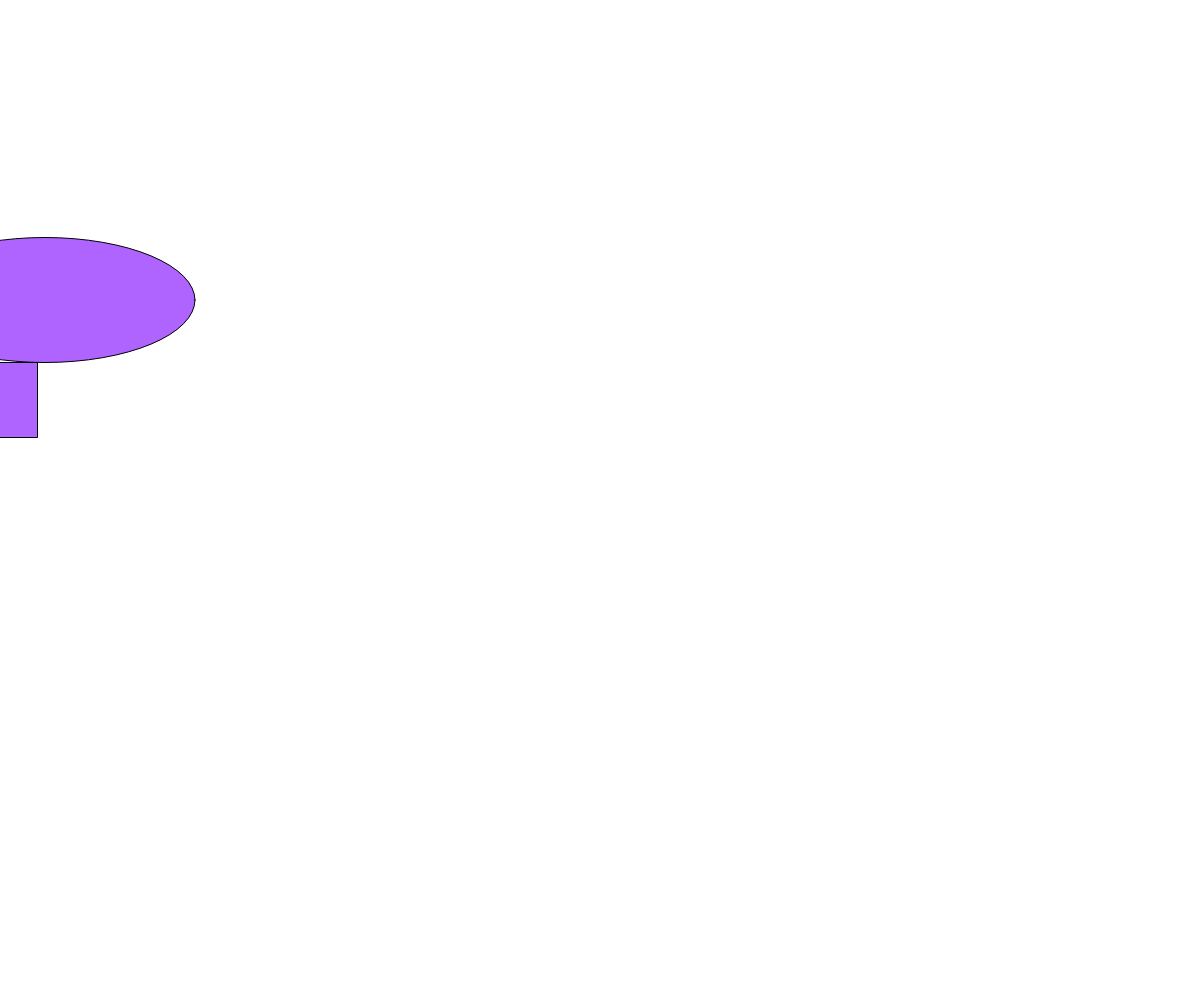
Frame 1 (no input)
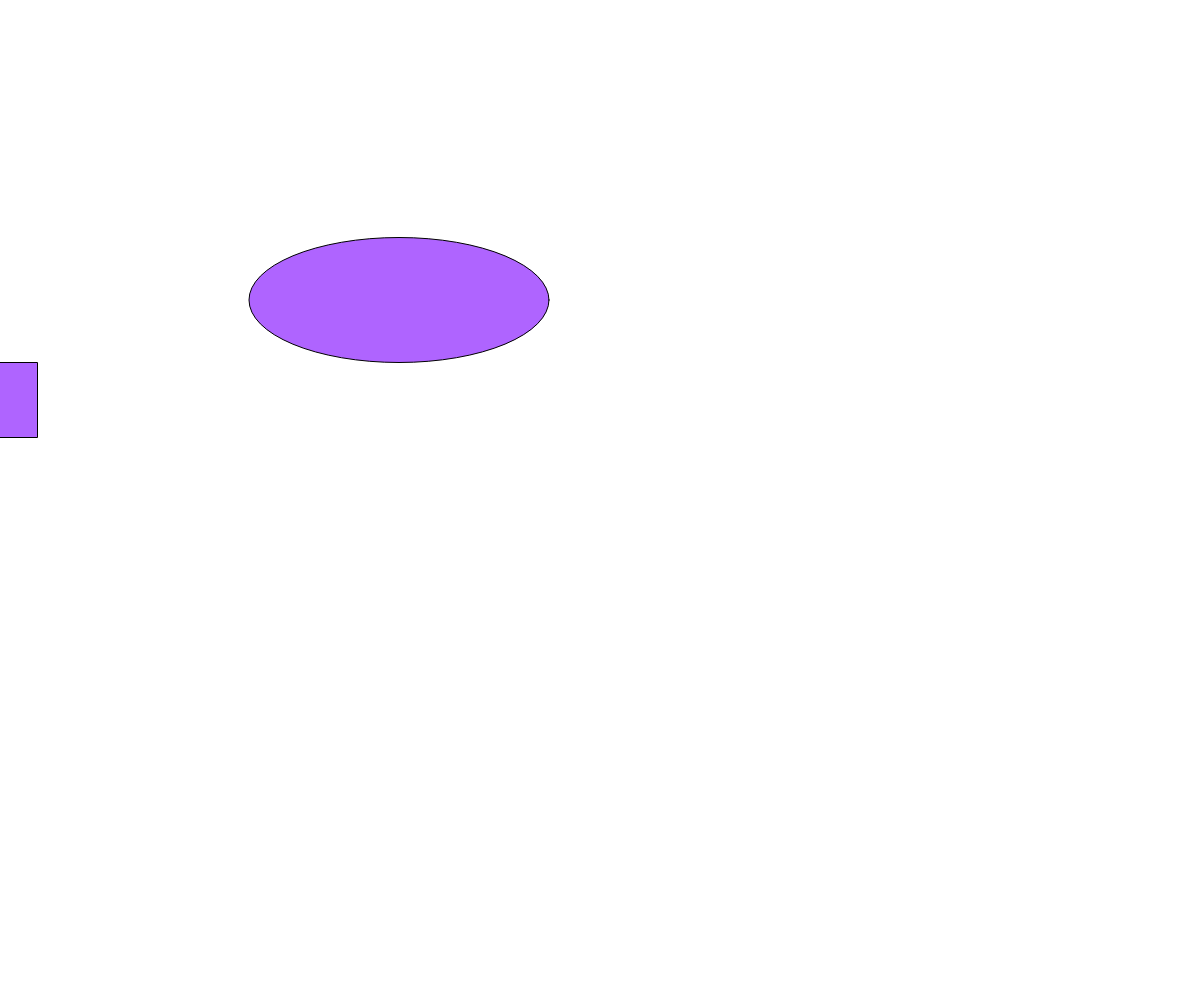
Frame 60 (no input)
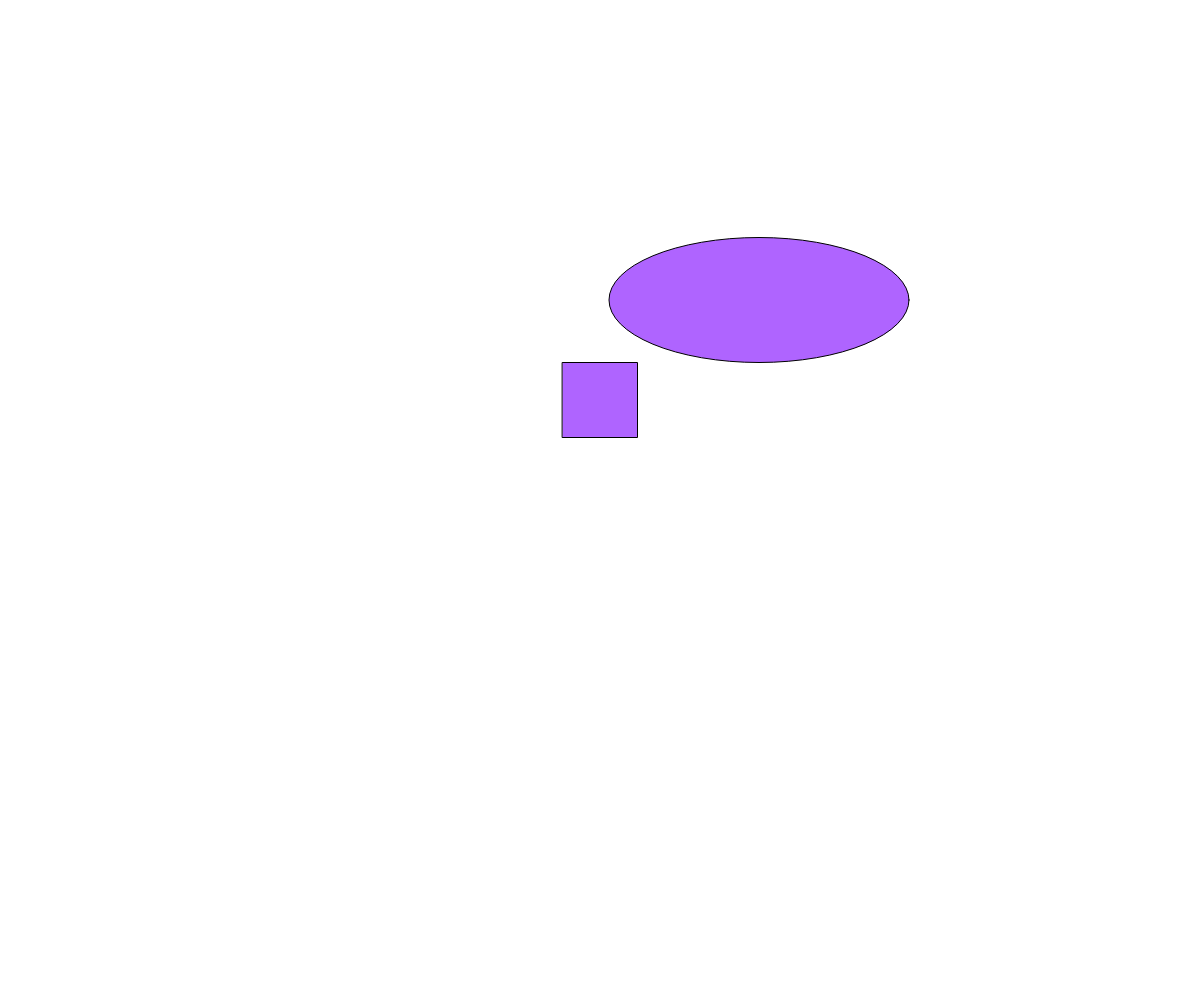
Frame 120 (the mouse pressed at the canvas centre since frame 60)

The p5.js sketch that drew these frames (run headless with seeded random() and noise() and a simulated clock; from frame 60 on, the mouse is pressed at the canvas centre):

// p5.js sketch
// ── sketch.js
// Project Title
// Your Name
// Date
//
// Extra for Experts:
// - describe what you did to take this project "above and beyond"

let x=45;
let xspeed=6;
function setup() {
  createCanvas(windowWidth, windowHeight);
  rectMode(CENTER);
}

function draw() {
  background(255);
  fill(175,100,270);
  ellipse(x,300,300,125);
  rect(mouseX,400,75,75);
  x += xspeed;
}
